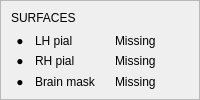
                             <widget class="QFrame" name="frameFilesStatusSurfaces">
                              <property name="frameShape">
                               <enum>QFrame::Shape::StyledPanel</enum>
                              </property>
                              <property name="frameShadow">
                               <enum>QFrame::Shadow::Raised</enum>
                              </property>
                              <property name="uiRole" stdset="0">
                               <string>statusGroupCard</string>
                              </property>
                              <layout class="QVBoxLayout" name="frameFilesStatusSurfacesLayout">
                               <property name="spacing">
                                <number>6</number>
                               </property>
                               <property name="leftMargin">
                                <number>10</number>
                               </property>
                               <property name="topMargin">
                                <number>8</number>
                               </property>
                               <property name="rightMargin">
                                <number>10</number>
                               </property>
                               <property name="bottomMargin">
                                <number>10</number>
                               </property>
                               <item>
                                <widget class="QLabel" name="frameFilesStatusSurfacesTitle">
                                 <property name="minimumSize">
                                  <size>
                                   <width>0</width>
                                   <height>18</height>
                                  </size>
                                 </property>
                                 <property name="maximumSize">
                                  <size>
                                   <width>16777215</width>
                                   <height>18</height>
                                  </size>
                                 </property>
                                 <property name="text">
                                  <string>SURFACES</string>
                                 </property>
                                 <property name="uiRole" stdset="0">
                                  <string>statusGroupTitle</string>
                                 </property>
                                </widget>
                               </item>
                               <item>
                                <layout class="QGridLayout" name="frameFilesStatusSurfacesGrid" columnstretch="0,0,0">
                                 <property name="leftMargin">
                                  <number>0</number>
                                 </property>
                                 <property name="topMargin">
                                  <number>0</number>
                                 </property>
                                 <property name="rightMargin">
                                  <number>0</number>
                                 </property>
                                 <property name="bottomMargin">
                                  <number>0</number>
                                 </property>
                                 <property name="horizontalSpacing">
                                  <number>6</number>
                                 </property>
                                 <property name="verticalSpacing">
                                  <number>5</number>
                                 </property>
                                 <item row="0" column="0">
                                  <widget class="QLabel" name="pill_FilesCoreg_LHPial">
                                   <property name="minimumSize">
                                    <size>
                                     <width>18</width>
                                     <height>0</height>
                                    </size>
                                   </property>
                                   <property name="maximumSize">
                                    <size>
                                     <width>18</width>
                                     <height>16777215</height>
                                    </size>
                                   </property>
                                   <property name="text">
                                    <string>●</string>
                                   </property>
                                   <property name="alignment">
                                    <set>Qt::AlignmentFlag::AlignCenter</set>
                                   </property>
                                   <property name="uiRole" stdset="0">
                                    <string>statusPill</string>
                                   </property>
                                   <property name="status" stdset="0">
                                    <string>missing</string>
                                   </property>
                                  </widget>
                                 </item>
                                 <item row="0" column="1">
                                  <widget class="QLabel" name="label_FilesCoreg_LHPial">
                                   <property name="minimumSize">
                                    <size>
                                     <width>0</width>
                                     <height>0</height>
                                    </size>
                                   </property>
                                   <property name="text">
                                    <string>LH pial</string>
                                   </property>
                                   <property name="uiRole" stdset="0">
                                    <string>statusName</string>
                                   </property>
                                  </widget>
                                 </item>
                                 <item row="0" column="2">
                                  <widget class="QLabel" name="status_FilesCoreg_LHPial">
                                   <property name="text">
                                    <string>Missing</string>
                                   </property>
                                   <property name="uiRole" stdset="0">
                                    <string>statusText</string>
                                   </property>
                                   <property name="status" stdset="0">
                                    <string>missing</string>
                                   </property>
                                  </widget>
                                 </item>
                                 <item row="1" column="0">
                                  <widget class="QLabel" name="pill_FilesCoreg_RHPial">
                                   <property name="minimumSize">
                                    <size>
                                     <width>18</width>
                                     <height>0</height>
                                    </size>
                                   </property>
                                   <property name="maximumSize">
                                    <size>
                                     <width>18</width>
                                     <height>16777215</height>
                                    </size>
                                   </property>
                                   <property name="text">
                                    <string>●</string>
                                   </property>
                                   <property name="alignment">
                                    <set>Qt::AlignmentFlag::AlignCenter</set>
                                   </property>
                                   <property name="uiRole" stdset="0">
                                    <string>statusPill</string>
                                   </property>
                                   <property name="status" stdset="0">
                                    <string>missing</string>
                                   </property>
                                  </widget>
                                 </item>
                                 <item row="1" column="1">
                                  <widget class="QLabel" name="label_FilesCoreg_RHPial">
                                   <property name="minimumSize">
                                    <size>
                                     <width>0</width>
                                     <height>0</height>
                                    </size>
                                   </property>
                                   <property name="text">
                                    <string>RH pial</string>
                                   </property>
                                   <property name="uiRole" stdset="0">
                                    <string>statusName</string>
                                   </property>
                                  </widget>
                                 </item>
                                 <item row="1" column="2">
                                  <widget class="QLabel" name="status_FilesCoreg_RHPial">
                                   <property name="text">
                                    <string>Missing</string>
                                   </property>
                                   <property name="uiRole" stdset="0">
                                    <string>statusText</string>
                                   </property>
                                   <property name="status" stdset="0">
                                    <string>missing</string>
                                   </property>
                                  </widget>
                                 </item>
                                 <item row="2" column="0">
                                  <widget class="QLabel" name="pill_FilesCoreg_BrainMask">
                                   <property name="minimumSize">
                                    <size>
                                     <width>18</width>
                                     <height>0</height>
                                    </size>
                                   </property>
                                   <property name="maximumSize">
                                    <size>
                                     <width>18</width>
                                     <height>16777215</height>
                                    </size>
                                   </property>
                                   <property name="text">
                                    <string>●</string>
                                   </property>
                                   <property name="alignment">
                                    <set>Qt::AlignmentFlag::AlignCenter</set>
                                   </property>
                                   <property name="uiRole" stdset="0">
                                    <string>statusPill</string>
                                   </property>
                                   <property name="status" stdset="0">
                                    <string>missing</string>
                                   </property>
                                  </widget>
                                 </item>
                                 <item row="2" column="1">
                                  <widget class="QLabel" name="label_FilesCoreg_BrainMask">
                                   <property name="minimumSize">
                                    <size>
                                     <width>0</width>
                                     <height>0</height>
                                    </size>
                                   </property>
                                   <property name="text">
                                    <string>Brain mask</string>
                                   </property>
                                   <property name="uiRole" stdset="0">
                                    <string>statusName</string>
                                   </property>
                                  </widget>
                                 </item>
                                 <item row="2" column="2">
                                  <widget class="QLabel" name="status_FilesCoreg_BrainMask">
                                   <property name="text">
                                    <string>Missing</string>
                                   </property>
                                   <property name="uiRole" stdset="0">
                                    <string>statusText</string>
                                   </property>
                                   <property name="status" stdset="0">
                                    <string>missing</string>
                                   </property>
                                  </widget>
                                 </item>
                                </layout>
                               </item>
                              </layout>
                             </widget>
